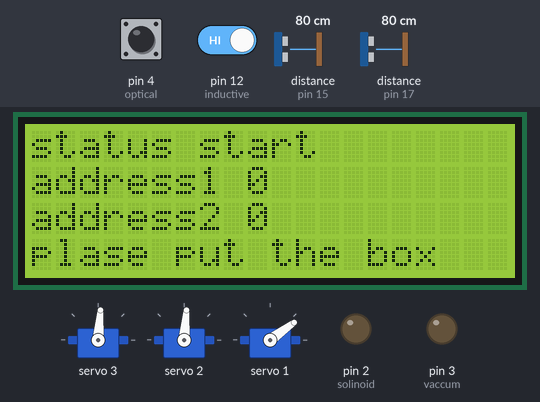
Recording of a sketch running on a simulated Arduino Uno, built with avr-gcc and run on an emulated ATmega328P. Parts: 20×4 character LCD, 3 × servo, output pins drawn as LEDs (lit = HIGH). Wiring (inferred from the names in the program): 2 × ultrasonic range finder: trigger pin 8, echo pin 15 / trigger pin 9, echo pin 17. Inputs (shaded band) come from the test bench; at power-on: pin 4 (optical) HIGH, distance to the obstacle (sensors on pin 15, pin 17) 80 cm, pin 12 (inductive) HIGH. The echo pulse lasts 58.3 µs per cm; pins used as bus, display or sensor lines are not drawn; what the sketch prints to the serial monitor is not drawn.

Above: at 1.9 s.
2.0 s: pin 4 (optical) pulled LOW for 3 s
At 5.2 s:
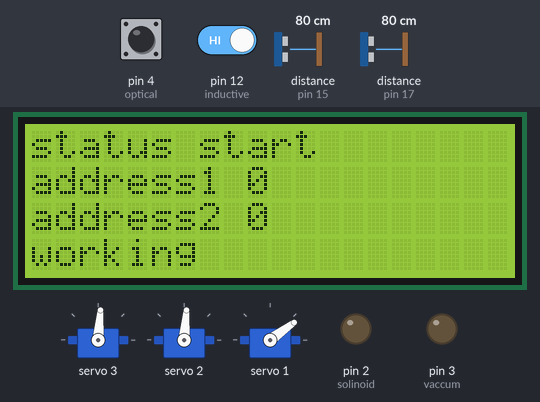
7.4 s: distance to the obstacle (sensor on pin 15) set to 2 cm
At 12.5 s:
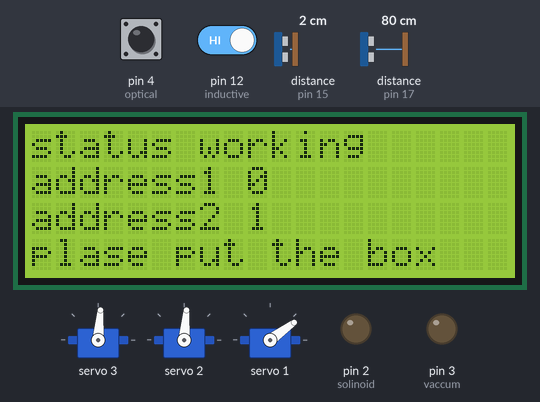
12.8 s: pin 4 (optical) pulled LOW for 3 s
At 15.8 s:
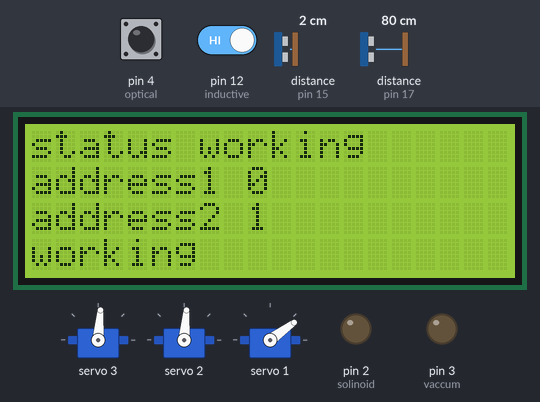
18.3 s: distance to the obstacle (sensor on pin 15) set to 60 cm
At 21.92 s:
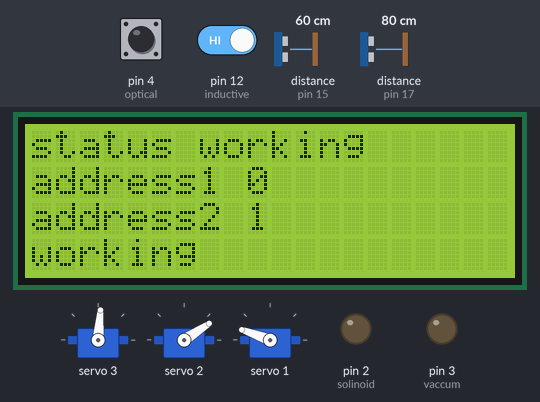
23.7 s: pin 4 (optical) driven LOW and pin 12 (inductive) driven LOW
At 26.26 s:
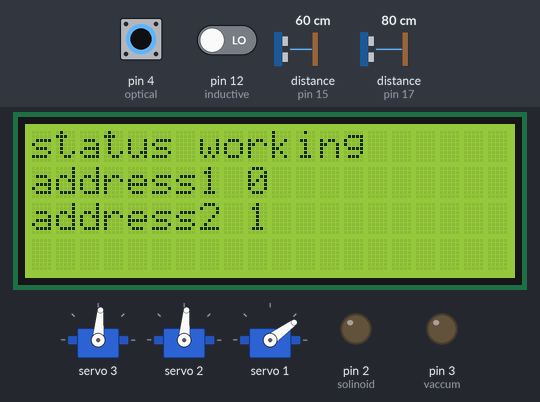
33.7 s: distance to the obstacle (sensor on pin 17) set to 55 cm
43.7 s: distance to the obstacle (sensor on pin 17) set to 46 cm
At 66.4 s:
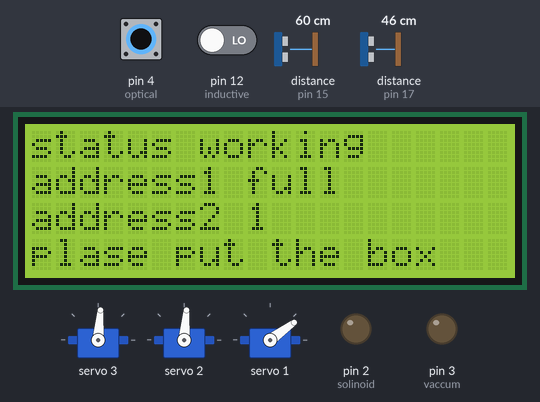
Timing chart, 0 to 66.6 s (numbered marks = the images above; inputs shaded):
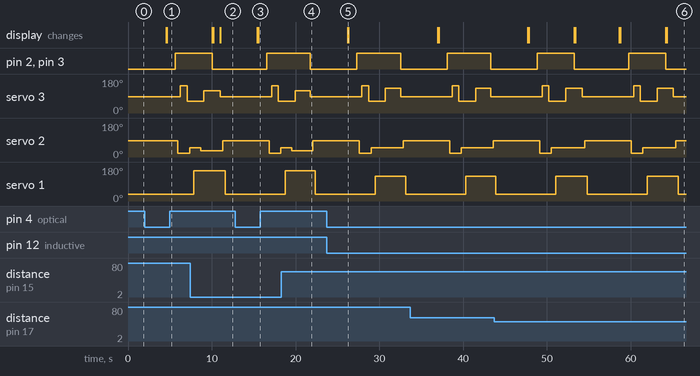

The sketch:

project.ino
```cpp
#include "lcd.h"
#include "set_pose.h"
#include "sensor.h"
#include "vaccum.h"

void setup() {
  Serial.begin(9600);
  set_pose();
  set_lcd();
  sensor();
  vac();

  pose_home();
  vac_off();
  //  stagetwo();

}

void loop() {
  delay(3000);
  read_sensor();
  delay(800);
  stage();


  //state1 ultra metal
  if (optic == 0 && induc == 0) {
    work();
    delay(1000);
    vac_on();
    pose_start();
    delay(800);
    pose_pick();
    delay(500);
    stageone();
    delay(1000);
    read_sensor();
    c_ultra1();
    delay(800);
    vac_off();
    stage();
    pose_home();
  }

  //state2 ultra plastic
  if (optic == 0 && induc == 1) {
    work();
    delay(1000);
    vac_on();
    pose_start();
    delay(800);
    pose_pick();
    delay(500);
    stagetwo();
    delay(1000);
    read_sensor();
    c_ultra2();
    delay(800);
    vac_off();
    stage();
    pose_home();
  }
}

void c_ultra1() {
  if (dis_ultra1 >= 0 && dis_ultra1 <= 50) {
    c1 = c1 + 1;
    vac_off();
    Serial.println(dis_ultra1);
    down();
    if (c1 == 1) {
      lcd.setCursor(9, 1);
      lcd.print(c1);
      Serial.print("c1 = ");
      Serial.println(c1);
    }
    else if (c1 > 1) {
      lcd.setCursor(9, 1);
      lcd.print("full");
      Serial.println("c1 full");
    }
  }
}

void c_ultra2() {
  if (dis_ultra2 >= 0 && dis_ultra2 <= 50) {
    c2 = c2 + 1;
    vac_off();
    Serial.println(dis_ultra2);
    down();
    if (c2 == 1) {
      lcd.setCursor(9, 2);
      lcd.print(c2);
      Serial.print("c2 = ");
      Serial.println(c2);
    }
    else if (c2 > 1) {
      lcd.setCursor(9, 2);
      lcd.print("full");
      Serial.println("c2 full");
    }
  }
}
```

sensor.h
```cpp
#define echo1 17
#define trig1 9
#define echo2 15
#define trig2 8
#define inductive 12
#define optical 4

int maximumRange = 200;
int minimumRange = 0;
long duration1, dis_ultra1, duration2, dis_ultra2;
int induc;
int optic;
int c1 = 0; //ultra1
int c2 = 0; //ultra2

void sensor() {
  pinMode(optical, INPUT_PULLUP);
  pinMode(inductive, INPUT_PULLUP);
  pinMode(trig1, OUTPUT);
  pinMode(echo1, INPUT);
  pinMode(trig2, OUTPUT);
  pinMode(echo2, INPUT);
}

void read_sensor() {
  optic = digitalRead(optical);
  induc = digitalRead(inductive);

  digitalWrite(trig1, LOW); // Clears the trigPin
  delayMicroseconds(2);
  digitalWrite(trig1, HIGH);  // Sets the trigPin on HIGH state for 10 micro seconds
  delayMicroseconds(10);
  digitalWrite(trig1, LOW); // Reads the echoPin, returns the sound wave travel time in microseconds
  duration1 = pulseIn(echo1, HIGH);
  dis_ultra1 = duration1 * 0.0343 / 2; //cm

  digitalWrite(trig2, LOW); // Clears the trigPin
  delayMicroseconds(2);
  digitalWrite(trig2, HIGH);  // Sets the trigPin on HIGH state for 10 micro seconds
  delayMicroseconds(10);
  digitalWrite(trig2, LOW); // Reads the echoPin, returns the sound wave travel time in microseconds
  duration2 = pulseIn(echo2, HIGH);
  dis_ultra2 = duration2 * 0.0343 / 2; //cm
}

void stage() {
  if (c1 == 2 && c2 == 2) {
    lcd.setCursor(7, 0);
    lcd.print("finish");

    lcd.setCursor(0, 3);
    lcd.print("                   ");
    delay(100);
    lcd.setCursor(0, 3);
    lcd.print("finish");
  }

  else if (c1 == 1 || c2 == 1) {
    lcd.setCursor(7, 0);
    lcd.print("working");
  }
  else if (c1 > 2 || c2 > 2) {
    lcd.setCursor(0, 3);
    lcd.print("                   ");
    delay(100);
    lcd.setCursor(0, 3);
    lcd.print("recheck");

    lcd.setCursor(7, 0);
    lcd.print("recheck");

    lcd.setCursor(9, 2);
    lcd.print("        ");
    delay(100);
    lcd.setCursor(9, 2);
    lcd.print("error");

    lcd.setCursor(9, 1);
    lcd.print("        ");
    delay(100);
    lcd.setCursor(9, 1);
    lcd.print("error");
  }
}
```

set_pose.h
```cpp
#include <Wire.h>
#include <Adafruit_PWMServoDriver.h>

Adafruit_PWMServoDriver pwm = Adafruit_PWMServoDriver(0x40);

#define SERVOMIN  100 // This is the 'minimum' pulse length count (out of 4096)(use135)
#define SERVOMAX  600 // This is the 'maximum' pulse length count (out of 4096)(use615)

void set_pose() {
  pwm.begin();
  pwm.setPWMFreq(60);  // Analog servos run at ~60 Hz updates
}

void pose_home() {
  pwm.setPWM(3, 0, 350);  //90  350
  delay(300);
  pwm.setPWM(2, 0, 350);  //90 350
  delay(300);
  pwm.setPWM(1, 0, 226);  //5
}

void pose_start() {
  pwm.setPWM(1, 0, 226);  //
  delay(300);
  pwm.setPWM(2, 0, 187);  //30 176
  delay(300);
  pwm.setPWM(3, 0, 497); //130
}

void pose_pick() {
  pwm.setPWM(3, 0, 294);  //100
  delay(300);
  pwm.setPWM(2, 0, 258);  //46
}

void stageone() {
  pwm.setPWM(1, 0, 469);  //125 447
  delay(800);
  pwm.setPWM(2, 0, 258);  //45 258
  delay(400);
  pwm.setPWM(3, 0, 469);  //125 461
}

void stagetwo() {
  pwm.setPWM(1, 0, 538);  //125
  delay(800);
  pwm.setPWM(2, 0, 218); //33 204
  delay(400);
  pwm.setPWM(3, 0, 433); //120 433
}
```

vaccum.h
```cpp
#define solinoid 2
#define vaccum 3

void vac() {
  pinMode(vaccum, OUTPUT);
  pinMode(solinoid, OUTPUT);
}
void vac_on() {
  digitalWrite(vaccum, 1);
  digitalWrite(solinoid, 1);
}
void vac_off() {
  digitalWrite(vaccum, 0);
  digitalWrite(solinoid, 0);
}
```

lcd.h
```cpp
#include <Wire.h>
#include <LiquidCrystal_I2C.h>
LiquidCrystal_I2C lcd(0x27, 20, 4);

void set_lcd()
{
  lcd.begin();
  lcd.backlight();

  lcd.setCursor(0, 0);
  lcd.print("status");
  lcd.setCursor(0, 1);
  lcd.print("address1");
  lcd.setCursor(0, 2);
  lcd.print("address2");

  lcd.setCursor(9, 1);
  lcd.print("0");
  lcd.setCursor(9, 2);
  lcd.print("0");

  lcd.setCursor(7, 0);
  lcd.print("start");

  lcd.setCursor(0, 3);
  lcd.print("plase put the box");
}

void down() {
  lcd.setCursor(0, 3);
  lcd.print("                   ");
  delay(100);
  lcd.setCursor(0, 3);
  lcd.print("plase put the box");
}

void work() {
  lcd.setCursor(0, 3);
  lcd.print("                   ");
  delay(100);
  lcd.setCursor(0, 3);
  lcd.print("working");
}
```

Measured:
- the behaviour switches between 52 and 51 cm on distance to the obstacle (sensor on pin 17) (found by bisection; images 5 and 6)
- after the input at 2.0 s, pin 2 (solinoid), pin 3 (vaccum): LOW → HIGH after 3.7 s; servo 3: 85° → 143° after 4.3 s, → 63° 0.80 s later; servo 2: 85° → 21° after 4.0 s, → 49° 1.4 s later; the display: first changes after 2.5 s (image 1 shows a later state)
- after the input at 7.4 s, pin 2 (solinoid), pin 3 (vaccum): HIGH → LOW after 2.7 s instead of 3.5 s; the display: first changes after 2.7 s (image 2 shows a later state)
- after the input at 12.8 s, pin 2 (solinoid), pin 3 (vaccum): LOW → HIGH after 3.7 s; servo 3: 85° → 143° after 4.3 s, → 63° 0.80 s later; servo 2: 85° → 21° after 4.0 s, → 49° 1.4 s later; the display: first changes after 2.6 s (image 3 shows a later state)
- after the input at 18.3 s, pin 2 (solinoid), pin 3 (vaccum): HIGH → LOW after 3.5 s instead of 2.7 s
- after the input at 23.7 s, pin 2 (solinoid), pin 3 (vaccum): LOW → HIGH after 3.6 s, → LOW 5.2 s later
